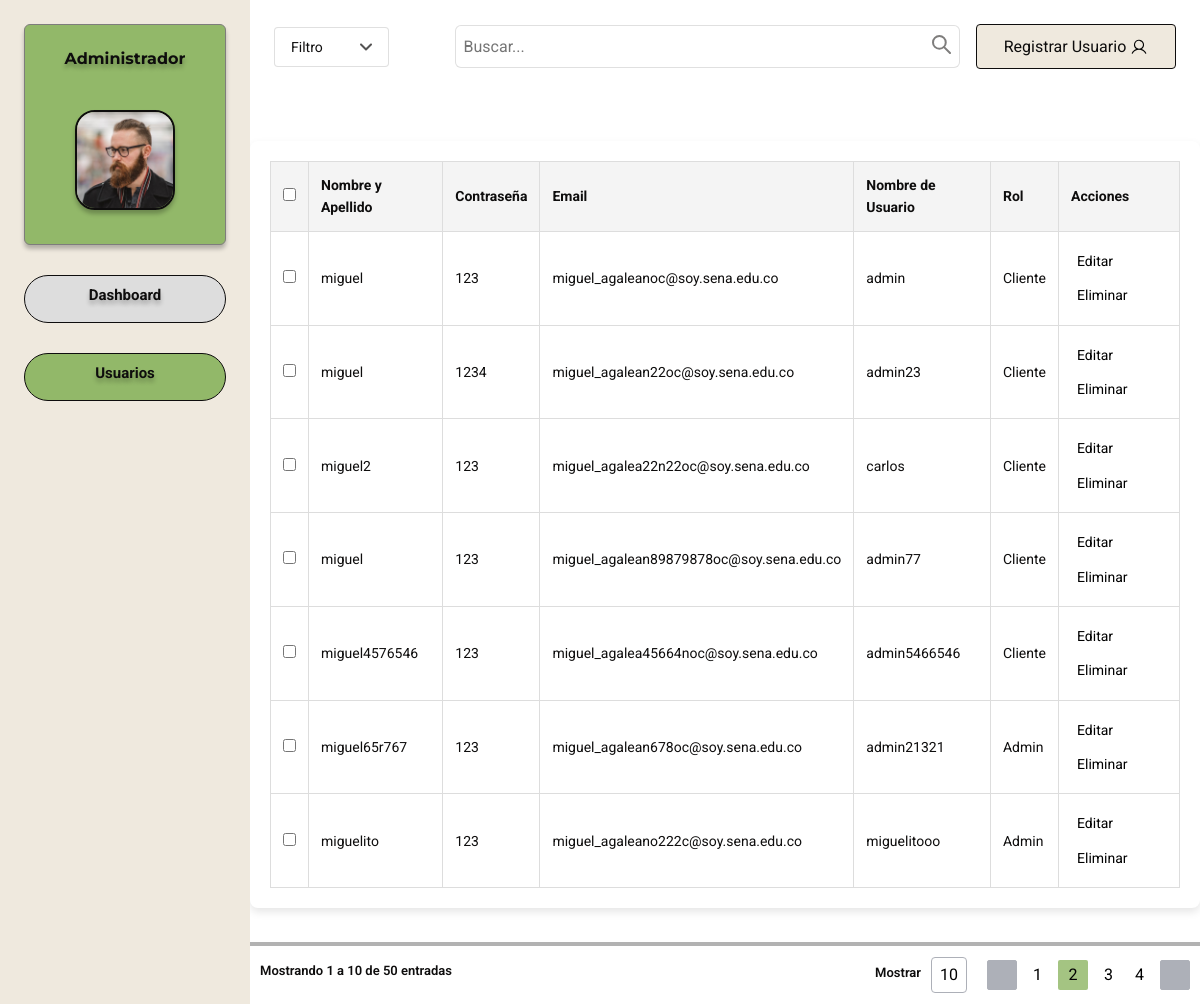
Page /admin_dashboard/ on the earlier database version.
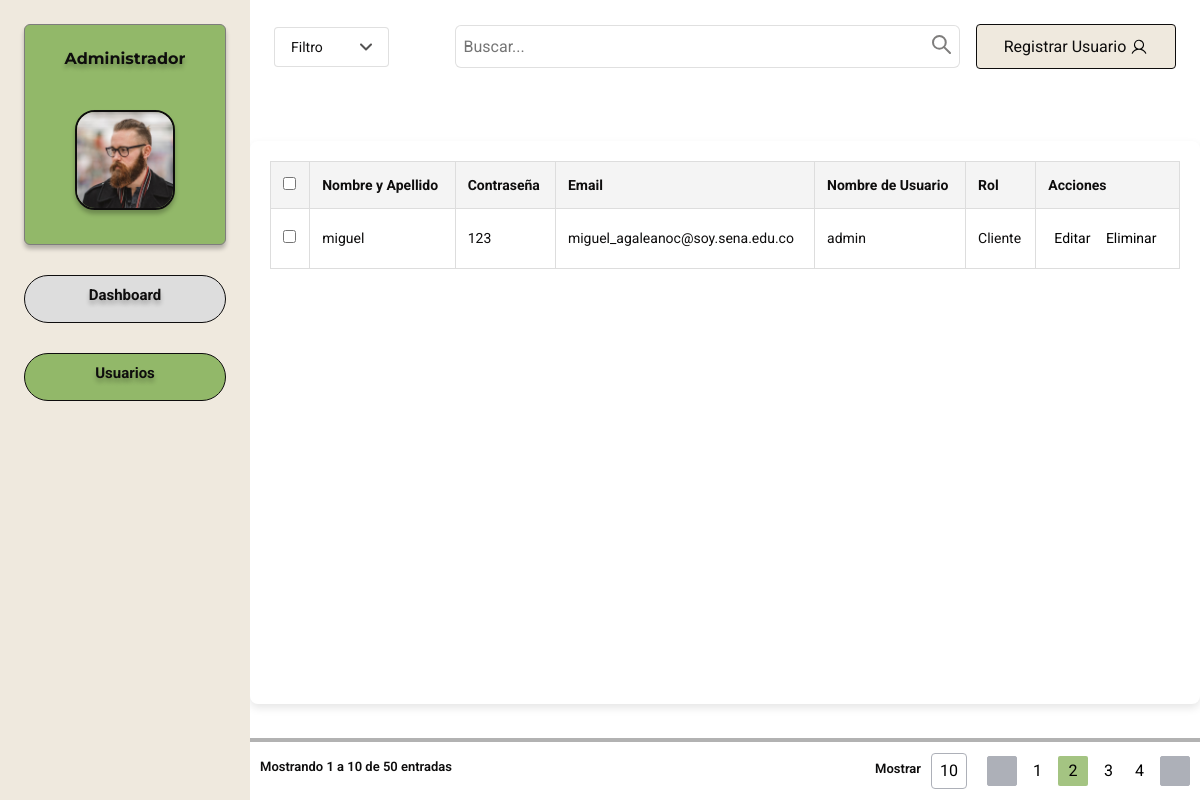
Same page on the later database version.
### merkachecheres/models.py (models this page shows, shortened)
class Usuario(models.Model):
    full_name = models.CharField(max_length=255)
    email = models.EmailField(unique=True)
    username = models.CharField(max_length=150, unique=True)
    password = models.CharField(max_length=128)
    ROLES = (
        (1, "Admin"),
        (2, "Cliente"),
        (3, "Vendedor")
    )
    rol = models.IntegerField(choices=ROLES, default=2)

### merkachecheres/views.py (the view)
# urls.py: path('admin_dashboard/', views.admin_dashboard, name='admin_dashboard'),
def admin_dashboard(request):
    usuarios = Usuario.objects.all()
    return render(request, 'admin.html', {'usuarios': usuarios})

### merkachecheres/templates/admin.html (shortened to what the changed rows need)
{% load static %}
<!DOCTYPE html>
<html lang="en">
<head>
    <link rel="stylesheet" href="{% static 'css/bootstrap.min.css' %}" />
    <link rel="stylesheet" href="{% static 'css/styleAdmin.css' %}">
</head>
<body>
    <main class="mainGeneralContainer">
        <aside class="asideAdmin">
            <div class="adminContainer">
                <div class="adminTittleContainer">
                    <h2 id="titleAdmin">Administrador</h2>
                </div>
            </div>
        </aside>
            <div class="DIVCOSAS">
                <div class="mainContentWrapper">
            <section class="detailsSection">
                <div class="table-container">
                    <table>
                        <thead>
                            <tr>
                            <th><input type="checkbox"></th>
                            <th>Nombre y Apellido</th>
                            <th>Contraseña</th>
                            <th>Email</th>
                            <th>Nombre de Usuario</th>
                            <th>Rol</th>
                            <th>Acciones</th>
                            </tr>
                        </thead>
                        <tbody>
                            {% for usuario in usuarios %}
                            <tr>
                                <td><input type="checkbox"></td>
                                <td>{{ usuario.full_name }}</td>
                                <td>{{ usuario.password }}</td>
                                <td>{{ usuario.email }}</td>
                                <td>{{ usuario.username }}</td>
                                <td>{{ usuario.get_rol_display }}</td>
                                <td>
                                    <button class="buttons">Editar</button>
                                    <button class="buttons">Eliminar</button>
                                </td>
                            </tr>
                            {% endfor %}
                        </tbody>
                    </table>
                </div>
                <div class="resultsContainer">
                    <div class="mostrarContainer">
                        <h2 id="mostarText">Mostrando 1 a 10 de 50 entradas</h2>
                    </div>
                </div>
            </section>
        </div>
    </main>
</body>
</html>

Differences in the rows shown:
removed Usuario: full_name "miguel", password "1234", email "miguel_agalean22oc@soy.sena.edu.co", username "admin23", rol "Cliente"
removed Usuario: full_name "miguel2", password "123", email "miguel_agalea22n22oc@soy.sena.edu.co", username "carlos", rol "Cliente"
removed Usuario: full_name "miguel", password "123", email "miguel_agalean89879878oc@soy.sena.edu.co", username "admin77", rol "Cliente"
removed Usuario: full_name "miguel4576546", password "123", email "miguel_agalea45664noc@soy.sena.edu.co", username "admin5466546", rol "Cliente"
removed Usuario: full_name "miguel65r767", password "123", email "miguel_agalean678oc@soy.sena.edu.co", username "admin21321", rol "Admin"
removed Usuario: full_name "miguelito", password "123", email "miguel_agaleano222c@soy.sena.edu.co", username "miguelitooo", rol "Admin"
